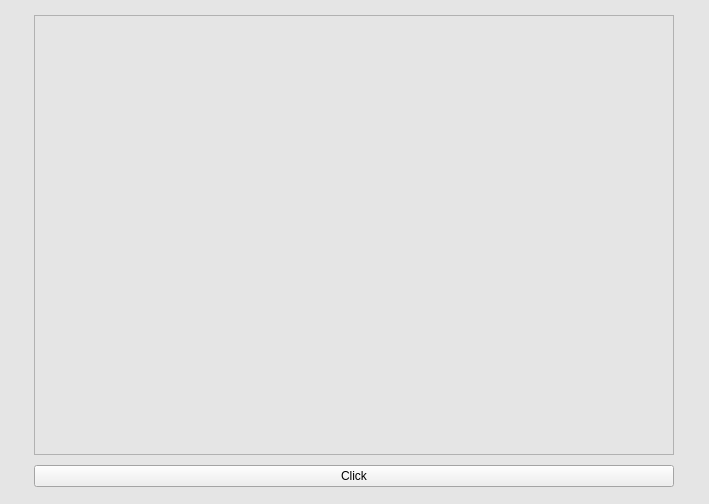
<?xml version="1.0" encoding="UTF-8"?>
<ui version="4.0">
 <class>Form</class>
 <widget class="QWidget" name="Form">
  <property name="geometry">
   <rect>
    <x>0</x>
    <y>0</y>
    <width>709</width>
    <height>504</height>
   </rect>
  </property>
  <property name="sizePolicy">
   <sizepolicy hsizetype="Fixed" vsizetype="Fixed">
    <horstretch>0</horstretch>
    <verstretch>0</verstretch>
   </sizepolicy>
  </property>
  <property name="palette">
   <palette>
    <active>
     <colorrole role="Base">
      <brush brushstyle="SolidPattern">
       <color alpha="255">
        <red>255</red>
        <green>255</green>
        <blue>255</blue>
       </color>
      </brush>
     </colorrole>
     <colorrole role="Window">
      <brush brushstyle="SolidPattern">
       <color alpha="255">
        <red>236</red>
        <green>236</green>
        <blue>236</blue>
       </color>
      </brush>
     </colorrole>
    </active>
    <inactive>
     <colorrole role="Base">
      <brush brushstyle="SolidPattern">
       <color alpha="255">
        <red>255</red>
        <green>255</green>
        <blue>255</blue>
       </color>
      </brush>
     </colorrole>
     <colorrole role="Window">
      <brush brushstyle="SolidPattern">
       <color alpha="255">
        <red>229</red>
        <green>229</green>
        <blue>229</blue>
       </color>
      </brush>
     </colorrole>
    </inactive>
    <disabled>
     <colorrole role="Base">
      <brush brushstyle="SolidPattern">
       <color alpha="255">
        <red>229</red>
        <green>229</green>
        <blue>229</blue>
       </color>
      </brush>
     </colorrole>
     <colorrole role="Window">
      <brush brushstyle="SolidPattern">
       <color alpha="255">
        <red>229</red>
        <green>229</green>
        <blue>229</blue>
       </color>
      </brush>
     </colorrole>
    </disabled>
   </palette>
  </property>
  <property name="windowTitle">
   <string>Form</string>
  </property>
  <layout class="QGridLayout" name="gridLayout_2">
   <item row="0" column="0">
    <widget class="QFrame" name="frame">
     <property name="minimumSize">
      <size>
       <width>640</width>
       <height>440</height>
      </size>
     </property>
     <property name="maximumSize">
      <size>
       <width>640</width>
       <height>440</height>
      </size>
     </property>
     <property name="palette">
      <palette>
       <active>
        <colorrole role="Base">
         <brush brushstyle="SolidPattern">
          <color alpha="255">
           <red>0</red>
           <green>0</green>
           <blue>0</blue>
          </color>
         </brush>
        </colorrole>
       </active>
       <inactive>
        <colorrole role="Base">
         <brush brushstyle="SolidPattern">
          <color alpha="255">
           <red>0</red>
           <green>0</green>
           <blue>0</blue>
          </color>
         </brush>
        </colorrole>
       </inactive>
       <disabled>
        <colorrole role="Base">
         <brush brushstyle="SolidPattern">
          <color alpha="255">
           <red>185</red>
           <green>185</green>
           <blue>185</blue>
          </color>
         </brush>
        </colorrole>
       </disabled>
      </palette>
     </property>
     <property name="focusPolicy">
      <enum>Qt::NoFocus</enum>
     </property>
     <property name="frameShape">
      <enum>QFrame::StyledPanel</enum>
     </property>
     <property name="frameShadow">
      <enum>QFrame::Raised</enum>
     </property>
    </widget>
   </item>
   <item row="1" column="0">
    <widget class="QPushButton" name="pushButton">
     <property name="text">
      <string>Click</string>
     </property>
    </widget>
   </item>
  </layout>
 </widget>
 <resources/>
 <connections/>
</ui>
